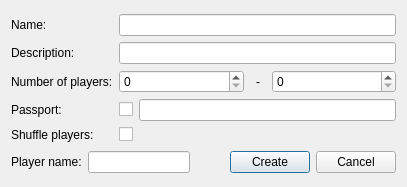
<ui version="4.0" >
 <class>CreateGameDialog</class>
 <widget class="QDialog" name="CreateGameDialog" >
  <property name="geometry" >
   <rect>
    <x>0</x>
    <y>0</y>
    <width>407</width>
    <height>187</height>
   </rect>
  </property>
  <property name="windowTitle" >
   <string>Create Game</string>
  </property>
  <layout class="QVBoxLayout" name="verticalLayout" >
   <item>
    <layout class="QGridLayout" name="gridLayout" >
     <item row="0" column="0" >
      <widget class="QLabel" name="label" >
       <property name="text" >
        <string>Name:</string>
       </property>
       <property name="buddy" >
        <cstring>lineEditGameName</cstring>
       </property>
      </widget>
     </item>
     <item row="0" column="1" >
      <widget class="QLineEdit" name="lineEditGameName" />
     </item>
     <item row="1" column="0" >
      <widget class="QLabel" name="label_2" >
       <property name="text" >
        <string>Description:</string>
       </property>
       <property name="buddy" >
        <cstring>lineEditGameDescription</cstring>
       </property>
      </widget>
     </item>
     <item row="1" column="1" >
      <widget class="QLineEdit" name="lineEditGameDescription" />
     </item>
     <item row="2" column="0" >
      <widget class="QLabel" name="label_3" >
       <property name="text" >
        <string>Number of players:</string>
       </property>
       <property name="buddy" >
        <cstring>spinBoxMinPlayers</cstring>
       </property>
      </widget>
     </item>
     <item row="2" column="1" >
      <layout class="QHBoxLayout" name="horizontalLayout" >
       <item>
        <widget class="QSpinBox" name="spinBoxMinPlayers" />
       </item>
       <item>
        <widget class="QLabel" name="label_4" >
         <property name="maximumSize" >
          <size>
           <width>16</width>
           <height>16777215</height>
          </size>
         </property>
         <property name="text" >
          <string>-</string>
         </property>
         <property name="alignment" >
          <set>Qt::AlignCenter</set>
         </property>
        </widget>
       </item>
       <item>
        <widget class="QSpinBox" name="spinBoxMaxPlayers" />
       </item>
      </layout>
     </item>
     <item row="3" column="0" >
      <widget class="QLabel" name="label_5" >
       <property name="text" >
        <string>Passport:</string>
       </property>
       <property name="buddy" >
        <cstring>checkBoxEnablePlayerPassword</cstring>
       </property>
      </widget>
     </item>
     <item row="3" column="1" >
      <layout class="QHBoxLayout" name="horizontalLayout_2" >
       <item>
        <widget class="QCheckBox" name="checkBoxEnablePlayerPassword" >
         <property name="text" >
          <string/>
         </property>
        </widget>
       </item>
       <item>
        <widget class="QLineEdit" name="lineEditPlayerPassword" />
       </item>
      </layout>
     </item>
     <item row="4" column="0" >
      <widget class="QLabel" name="label_6" >
       <property name="text" >
        <string>Shuffle players:</string>
       </property>
       <property name="buddy" >
        <cstring>checkBoxShufflePlayers</cstring>
       </property>
      </widget>
     </item>
     <item row="4" column="1" >
      <widget class="QCheckBox" name="checkBoxShufflePlayers" >
       <property name="text" >
        <string/>
       </property>
      </widget>
     </item>
    </layout>
   </item>
   <item>
    <layout class="QHBoxLayout" name="horizontalLayout_3" >
     <item>
      <widget class="QLabel" name="label_7" >
       <property name="text" >
        <string>Player name:</string>
       </property>
       <property name="buddy" >
        <cstring>lineEditPlayerName</cstring>
       </property>
      </widget>
     </item>
     <item>
      <widget class="QLineEdit" name="lineEditPlayerName" />
     </item>
     <item>
      <spacer name="horizontalSpacer" >
       <property name="orientation" >
        <enum>Qt::Horizontal</enum>
       </property>
       <property name="sizeHint" stdset="0" >
        <size>
         <width>40</width>
         <height>20</height>
        </size>
       </property>
      </spacer>
     </item>
     <item>
      <widget class="QPushButton" name="pushButtonCreate" >
       <property name="text" >
        <string>Create</string>
       </property>
      </widget>
     </item>
     <item>
      <widget class="QPushButton" name="pushButtonCancel" >
       <property name="text" >
        <string>Cancel</string>
       </property>
      </widget>
     </item>
    </layout>
   </item>
  </layout>
 </widget>
 <tabstops>
  <tabstop>lineEditGameName</tabstop>
  <tabstop>lineEditGameDescription</tabstop>
  <tabstop>spinBoxMinPlayers</tabstop>
  <tabstop>spinBoxMaxPlayers</tabstop>
  <tabstop>checkBoxEnablePlayerPassword</tabstop>
  <tabstop>lineEditPlayerPassword</tabstop>
  <tabstop>checkBoxShufflePlayers</tabstop>
  <tabstop>lineEditPlayerName</tabstop>
  <tabstop>pushButtonCreate</tabstop>
  <tabstop>pushButtonCancel</tabstop>
 </tabstops>
 <resources/>
 <connections>
  <connection>
   <sender>pushButtonCancel</sender>
   <signal>clicked()</signal>
   <receiver>CreateGameDialog</receiver>
   <slot>close()</slot>
   <hints>
    <hint type="sourcelabel" >
     <x>345</x>
     <y>156</y>
    </hint>
    <hint type="destinationlabel" >
     <x>311</x>
     <y>143</y>
    </hint>
   </hints>
  </connection>
 </connections>
</ui>
